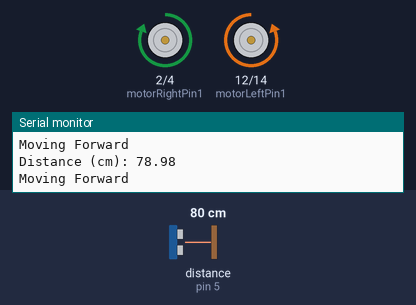
Bench run of a sketch on a simulated Arduino Uno, built with avr-gcc and run on an emulated ATmega328P. Shown: motor-driver pin pairs drawn as motors (green arrow = first pin HIGH = forward, orange = second pin HIGH = backward, longer = more drive, scaled by the enable pin), the last lines printed to the serial monitor. Wiring (inferred from the names in the program): ultrasonic range finder: trigger pin 16; echo pin 5. The test bench sets the inputs (shaded band); at power-on: distance to the obstacle (sensor on pin 5) 80 cm. The echo pulse lasts 58.3 µs per cm.

Above: at 1.2 s.
1.3 s: distance to the obstacle (sensor on pin 5) set to 22 cm
2.8 s: distance to the obstacle (sensor on pin 5) set to 18 cm
At 3.6 s:
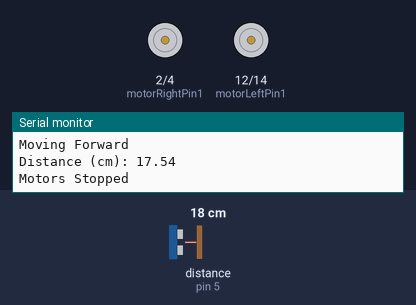
5.8 s: distance to the obstacle (sensor on pin 5) set to 35 cm
At 7.1 s:
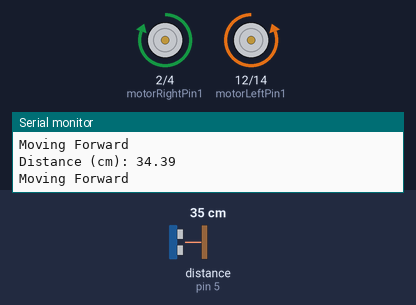
7.9 s: distance to the obstacle (sensor on pin 5) set to 2 cm
At 10.36 s:
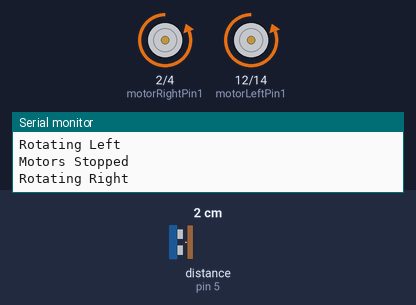
Timing chart, 0 to 11.9 s (numbered marks = the images above; inputs shaded):
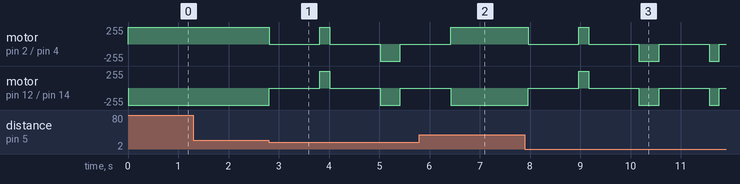

The sketch:

obstacle_avoidance.ino
```cpp
int motorLeftPin1 = 12;
int motorLeftPin2 = 14;
int enableLeftPin = 13;
int motorRightPin1 = 2;
int motorRightPin2 = 4;
int enableRightPin = 0;

int trigPin = 16;
int echoPin = 5;

#define SOUND_SPEED 0.034

float thresholdDistance = 20.0;

long duration;
float distanceCm;

void setup() {
  pinMode(motorLeftPin1, OUTPUT);
  pinMode(motorLeftPin2, OUTPUT);
  pinMode(enableLeftPin, OUTPUT);
  pinMode(motorRightPin1, OUTPUT);
  pinMode(motorRightPin2, OUTPUT);
  pinMode(enableRightPin, OUTPUT);

  pinMode(trigPin, OUTPUT);
  pinMode(echoPin, INPUT);

  Serial.begin(115200);
}

void loop() {
  distanceCm = getDistance();
  Serial.print("Distance (cm): ");
  Serial.println(distanceCm);

  if (distanceCm < thresholdDistance) {
    stopMotors();
    delay(1000);
    rotateLeft();
    delay(200);   //rotates left
    stopMotors();
    delay(1000);
    distanceCm = getDistance();
    if (distanceCm >= thresholdDistance) {
      moveForward();
    } else {
      rotateRight();
      delay(400);   //rotates -180 degree i.e. right
      stopMotors();
      delay(1000);
      distanceCm = getDistance();
      if (distanceCm >= thresholdDistance) {
        moveForward();
      } else {
	rotateRight();
        delay(200);    //turns back and goes
        stopMotors();
        delay(1000);
	moveForward();
      }
    }
  } else {
    moveForward();
  }

  delay(100);
}

void moveForward() {
  digitalWrite(enableLeftPin, HIGH);
  digitalWrite(enableRightPin, HIGH);
  digitalWrite(motorLeftPin1, LOW);
  digitalWrite(motorLeftPin2, HIGH);
  digitalWrite(motorRightPin1, HIGH);
  digitalWrite(motorRightPin2, LOW);
  Serial.println("Moving Forward");
}

void stopMotors() {
  digitalWrite(enableLeftPin, LOW);
  digitalWrite(enableRightPin, LOW);
  digitalWrite(motorLeftPin1, LOW);
  digitalWrite(motorLeftPin2, LOW);
  digitalWrite(motorRightPin1, LOW);
  digitalWrite(motorRightPin2, LOW);
  Serial.println("Motors Stopped");
}

void rotateLeft() {
  digitalWrite(enableLeftPin, HIGH);
  digitalWrite(enableRightPin, HIGH);
  digitalWrite(motorLeftPin1, HIGH);
  digitalWrite(motorLeftPin2, LOW);
  digitalWrite(motorRightPin1, HIGH);
  digitalWrite(motorRightPin2, LOW);
  Serial.println("Rotating Left");
}

void rotateRight() {
  digitalWrite(enableLeftPin, HIGH);
  digitalWrite(enableRightPin, HIGH);
  digitalWrite(motorLeftPin1, LOW);
  digitalWrite(motorLeftPin2, HIGH);
  digitalWrite(motorRightPin1, LOW);
  digitalWrite(motorRightPin2, HIGH);
  Serial.println("Rotating Right");
}

float getDistance() {
  digitalWrite(trigPin, LOW);
  delayMicroseconds(2);
  digitalWrite(trigPin, HIGH);
  delayMicroseconds(10);
  digitalWrite(trigPin, LOW);

  duration = pulseIn(echoPin, HIGH);

  return duration * SOUND_SPEED / 2;
}
```

ultraonic.c
```cpp
const int trigPin = 5;
const int echoPin = 18;

//define sound speed in cm/uS
#define SOUND_SPEED 0.034
#define CM_TO_INCH 0.393701

long duration;
float distanceCm;
float distanceInch;

void setup() {
  Serial.begin(115200); // Starts the serial communication
  pinMode(trigPin, OUTPUT); // Sets the trigPin as an Output
  pinMode(echoPin, INPUT); // Sets the echoPin as an Input
}

void loop() {
  // Clears the trigPin
  digitalWrite(trigPin, LOW);
  delayMicroseconds(2);
  // Sets the trigPin on HIGH state for 10 micro seconds
  digitalWrite(trigPin, HIGH);
  delayMicroseconds(10);
  digitalWrite(trigPin, LOW);

  // Reads the echoPin, returns the sound wave travel time in microseconds
  duration = pulseIn(echoPin, HIGH);

  // Calculate the distance
  distanceCm = duration * SOUND_SPEED/2;

  // Convert to inches
  distanceInch = distanceCm * CM_TO_INCH;

  // Prints the distance in the Serial Monitor
  Serial.print("Distance (cm): ");
  Serial.println(distanceCm);
  Serial.print("Distance (inch): ");
  Serial.println(distanceInch);

  delay(1000);
}
```

Measured:
- the behaviour switches between 21 and 20 cm on distance to the obstacle (sensor on pin 5) (found by bisection; images 0 and 1)
- after the input at 5.8 s, motor on pin 12 (motorLeftPin1) / pin 14 (motorLeftPin2): goes on until 6.4 s, then stays backward 255/255
